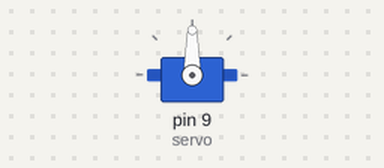
Bench run of a sketch on a simulated Arduino Uno, built with avr-gcc and run on an emulated ATmega328P. On the bench: servo.

Above: at 0.05 s.
Timing chart, 0 to 4.6 s (numbered marks = the images above):
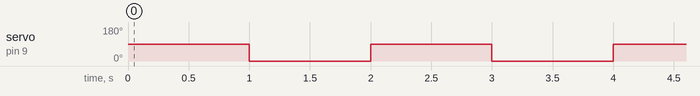

Measured:
- by itself, servo on pin 9 (servo): alternates 90° for 1.0 s and 0° for 1.0 s

The sketch:

ds.ino
```cpp
#define servo 9

#include <Servo.h>
Servo BigServo;

void setup() {
  BigServo.attach(servo);

}

void loop() {
    BigServo.write(90);
    delay(1000);
    BigServo.write(0);
    delay(1000);
  }
```
